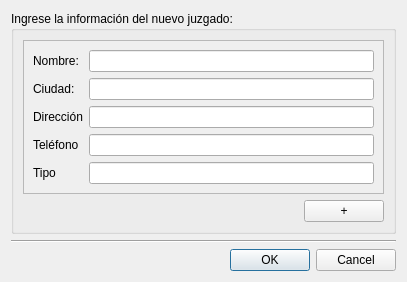
<?xml version="1.0" encoding="UTF-8"?>
<ui version="4.0">
 <class>NuevoJuzgado</class>
 <widget class="QDialog" name="NuevoJuzgado">
  <property name="geometry">
   <rect>
    <x>0</x>
    <y>0</y>
    <width>407</width>
    <height>250</height>
   </rect>
  </property>
  <property name="sizePolicy">
   <sizepolicy hsizetype="Preferred" vsizetype="Fixed">
    <horstretch>0</horstretch>
    <verstretch>0</verstretch>
   </sizepolicy>
  </property>
  <property name="maximumSize">
   <size>
    <width>16777215</width>
    <height>250</height>
   </size>
  </property>
  <property name="windowTitle">
   <string>Nuevo juzgado</string>
  </property>
  <layout class="QGridLayout" name="gridLayout">
   <item row="3" column="0">
    <widget class="QDialogButtonBox" name="buttonBox">
     <property name="orientation">
      <enum>Qt::Horizontal</enum>
     </property>
     <property name="standardButtons">
      <set>QDialogButtonBox::Cancel|QDialogButtonBox::Ok</set>
     </property>
    </widget>
   </item>
   <item row="1" column="0">
    <widget class="Line" name="line">
     <property name="orientation">
      <enum>Qt::Horizontal</enum>
     </property>
    </widget>
   </item>
   <item row="0" column="0">
    <widget class="QGroupBox" name="groupBox">
     <property name="sizePolicy">
      <sizepolicy hsizetype="Preferred" vsizetype="Fixed">
       <horstretch>0</horstretch>
       <verstretch>0</verstretch>
      </sizepolicy>
     </property>
     <property name="title">
      <string>Ingrese la información del nuevo juzgado:</string>
     </property>
     <layout class="QVBoxLayout" name="verticalLayout">
      <item>
       <widget class="QScrollArea" name="scrollArea">
        <property name="widgetResizable">
         <bool>true</bool>
        </property>
        <widget class="QWidget" name="scrollAreaWidgetContents">
         <property name="geometry">
          <rect>
           <x>0</x>
           <y>0</y>
           <width>379</width>
           <height>136</height>
          </rect>
         </property>
         <layout class="QVBoxLayout" name="verticalLayout_2">
          <item>
           <layout class="QFormLayout" name="formLayout">
            <property name="fieldGrowthPolicy">
             <enum>QFormLayout::ExpandingFieldsGrow</enum>
            </property>
            <item row="0" column="0">
             <widget class="QLabel" name="lblNombre">
              <property name="text">
               <string>Nombre:</string>
              </property>
              <property name="buddy">
               <cstring>txtNombre</cstring>
              </property>
             </widget>
            </item>
            <item row="0" column="1">
             <widget class="QLineEdit" name="txtNombre"/>
            </item>
            <item row="1" column="0">
             <widget class="QLabel" name="lblCiudad">
              <property name="text">
               <string>Ciudad:</string>
              </property>
              <property name="buddy">
               <cstring>txtCiudad</cstring>
              </property>
             </widget>
            </item>
            <item row="1" column="1">
             <widget class="QLineEdit" name="txtCiudad"/>
            </item>
            <item row="2" column="0">
             <widget class="QLabel" name="lblDireccion">
              <property name="text">
               <string>Dirección</string>
              </property>
              <property name="buddy">
               <cstring>txtDireccion</cstring>
              </property>
             </widget>
            </item>
            <item row="2" column="1">
             <widget class="QLineEdit" name="txtDireccion"/>
            </item>
            <item row="3" column="0">
             <widget class="QLabel" name="lblTelefono">
              <property name="text">
               <string>Teléfono</string>
              </property>
              <property name="buddy">
               <cstring>txtTelefono</cstring>
              </property>
             </widget>
            </item>
            <item row="3" column="1">
             <widget class="QLineEdit" name="txtTelefono"/>
            </item>
            <item row="4" column="0">
             <widget class="QLabel" name="lblTipo">
              <property name="text">
               <string>Tipo</string>
              </property>
              <property name="buddy">
               <cstring>txtTipo</cstring>
              </property>
             </widget>
            </item>
            <item row="4" column="1">
             <widget class="QLineEdit" name="txtTipo"/>
            </item>
           </layout>
          </item>
         </layout>
        </widget>
       </widget>
      </item>
      <item>
       <widget class="QPushButton" name="btnAdd">
        <property name="sizePolicy">
         <sizepolicy hsizetype="Fixed" vsizetype="Fixed">
          <horstretch>0</horstretch>
          <verstretch>0</verstretch>
         </sizepolicy>
        </property>
        <property name="layoutDirection">
         <enum>Qt::RightToLeft</enum>
        </property>
        <property name="text">
         <string>+</string>
        </property>
       </widget>
      </item>
     </layout>
    </widget>
   </item>
  </layout>
 </widget>
 <tabstops>
  <tabstop>txtNombre</tabstop>
  <tabstop>txtCiudad</tabstop>
  <tabstop>txtDireccion</tabstop>
  <tabstop>txtTelefono</tabstop>
  <tabstop>txtTipo</tabstop>
  <tabstop>btnAdd</tabstop>
  <tabstop>buttonBox</tabstop>
 </tabstops>
 <resources/>
 <connections>
  <connection>
   <sender>buttonBox</sender>
   <signal>accepted()</signal>
   <receiver>NuevoJuzgado</receiver>
   <slot>accept()</slot>
   <hints>
    <hint type="sourcelabel">
     <x>249</x>
     <y>233</y>
    </hint>
    <hint type="destinationlabel">
     <x>157</x>
     <y>249</y>
    </hint>
   </hints>
  </connection>
  <connection>
   <sender>buttonBox</sender>
   <signal>rejected()</signal>
   <receiver>NuevoJuzgado</receiver>
   <slot>reject()</slot>
   <hints>
    <hint type="sourcelabel">
     <x>324</x>
     <y>239</y>
    </hint>
    <hint type="destinationlabel">
     <x>286</x>
     <y>249</y>
    </hint>
   </hints>
  </connection>
 </connections>
</ui>
